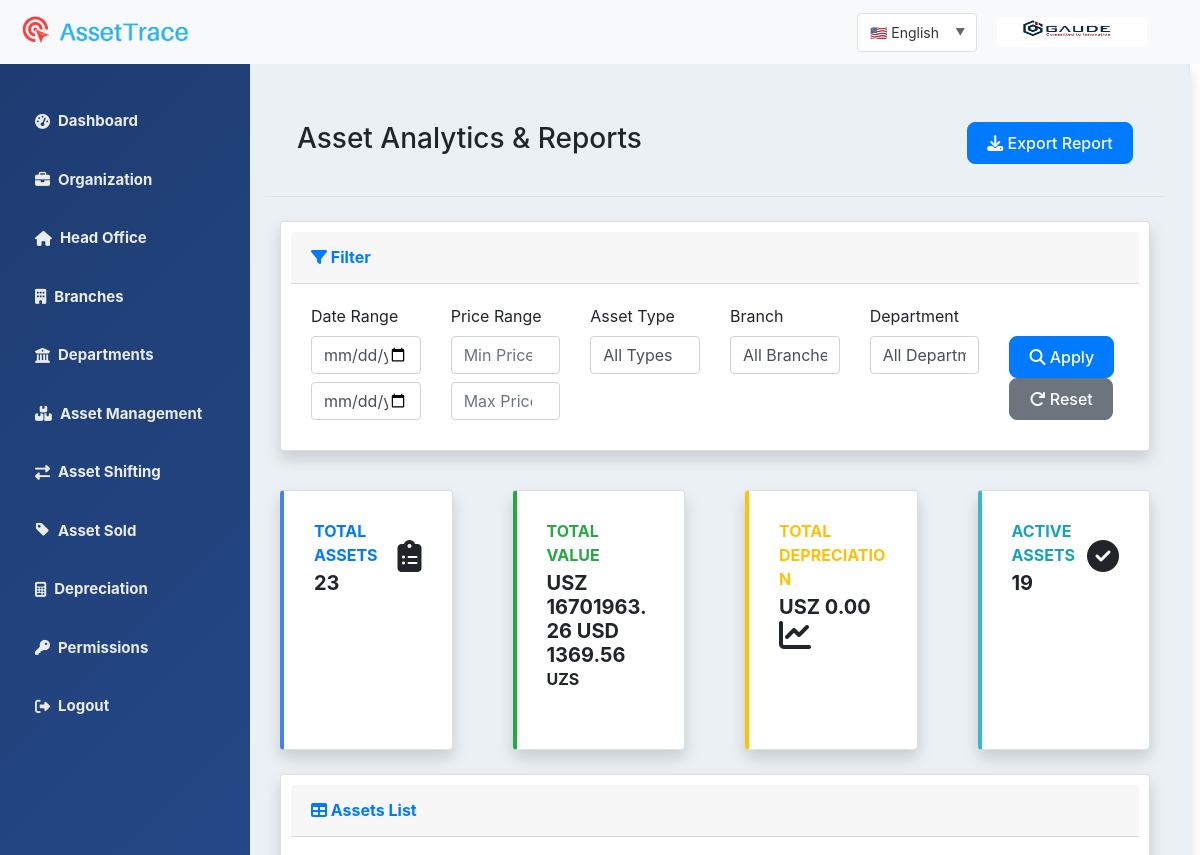
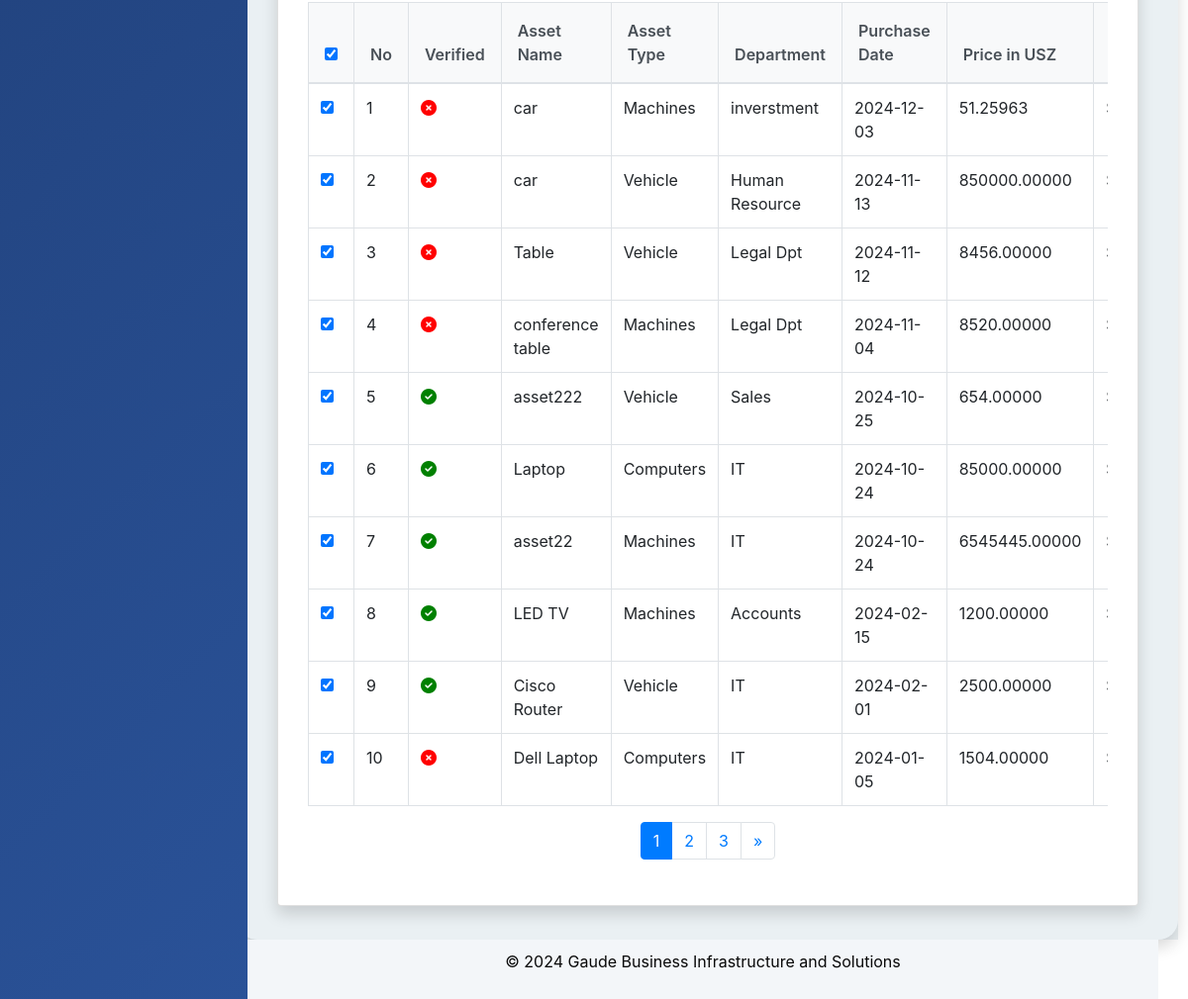
/asset/Asset-report/ (signed in), run on the app's committed database (2 pictures, top to bottom).
### asset_App/models.py (models this page shows, shortened)
class AssetData(models.Model):
    asset_type = models.ForeignKey(AssetType, on_delete=models.CASCADE, related_name='assets')
    asset_code=models.CharField(max_length=200,unique=True)
    office=models.ForeignKey(HeadOffice,on_delete=models.CASCADE)
    branch=models.ForeignKey(Branches,on_delete=models.CASCADE)
    department=models.ForeignKey(Departments,on_delete=models.CASCADE)
    asset_name = models.CharField(max_length=200)
    model = models.CharField(max_length=200,null=True,blank=True)
    serial_number = models.CharField(max_length=200, unique=True,null=True,blank=True)
    purchase_date = models.DateField(null=True,blank=True)
    warranty_info = models.CharField(max_length=200,null=True,blank=True)
    price = models.DecimalField(max_digits=30, decimal_places=5)
    is_sold = models.BooleanField(default=False)
    custodian=models.CharField(max_length=30,null=True,blank=True)
    sold_date = models.DateField(null=True, blank=True)  # New field to track sold date
    verified=models.BooleanField(default=False)
    @property
    def price_in_usd(self):
        UZS_TO_USD_RATE = Decimal('0.000082')  # Example rate: 1 UZS = 0.000082 USD
        return round(self.price * UZS_TO_USD_RATE, 2)
    class Meta:
        ordering = ['-purchase_date']

class AssetType(models.Model):
    name = models.CharField(max_length=200,unique=True)
    office = models.ForeignKey(HeadOffice, on_delete=models.CASCADE, null=True, blank=True)

### authentication/models.py (models this page shows, shortened)
class Departments(models.Model):
    dpt_name=models.CharField(max_length=255,unique=True)
    branch=models.ForeignKey(Branches,on_delete=models.CASCADE)
    qr_code = models.ImageField(upload_to='department_qr_codes/', blank=True, null=True)

### asset_App/views.py (the view, shortened to what this page needs)
# urls.py: path('Asset-report/', views.asset_report_view, name='reports'),
@login_required()
def asset_report_view(request):
    start_date = request.GET.get('start_date')
    end_date = request.GET.get('end_date')
    min_price = request.GET.get('min_price')
    max_price = request.GET.get('max_price')
    asset_type = request.GET.get('asset_type')
    branch = request.GET.get('branch')
    department = request.GET.get('department')
    assets = AssetData.objects.select_related(
        'asset_type',
        'branch',
        'department'
    ).prefetch_related(
        'custom_fields',
        'depreciations'
    ).all()
    if start_date:
        try:
            start_date = datetime.strptime(start_date, '%Y-%m-%d').date()
            assets = assets.filter(purchase_date__gte=start_date)
        except ValueError:
            pass
    if end_date:
        try:
            end_date = datetime.strptime(end_date, '%Y-%m-%d').date()
            assets = assets.filter(purchase_date__lte=end_date)
        except ValueError:
            pass
    if min_price:
        try:
            min_price = float(min_price)
            assets = assets.filter(price__gte=min_price)
        except ValueError:
            pass
    if max_price:
        try:
            max_price = float(max_price)
            assets = assets.filter(price__lte=max_price)
        except ValueError:
            pass
    if asset_type:
        assets = assets.filter(asset_type_id=asset_type)
    if branch:
        assets = assets.filter(branch_id=branch)
    if department:
        assets = assets.filter(department_id=department)
    total_assets = assets.count()
    total_value = assets.aggregate(Sum('price'))['price__sum'] or 0
    UZS_TO_USD_RATE = Decimal('0.000082')  # Example fixed rate
    total_value_usd = round(total_value * UZS_TO_USD_RATE, 2)
    active_assets = assets.filter(is_sold=False).count()
    total_depreciation = 0
    for asset in assets:
        depreciation = asset.depreciations.first()
    page = request.GET.get('page', 1)  # Get the current page from the request
    paginator = Paginator(assets, 10)  # Show 10 assets per page
    try:
        assets_paginated = paginator.page(page)
    except PageNotAnInteger:
        assets_paginated = paginator.page(1)
    except EmptyPage:
        assets_paginated = paginator.page(paginator.num_pages)
    context = {
        'assets': assets_paginated,
        'total_assets': total_assets,
        'total_value': total_value,
        'total_value_usd':total_value_usd,
        'total_depreciation': total_depreciation,
        'total_active_assets': active_assets,
        'asset_types': AssetType.objects.all(),
        'branches': Branches.objects.all(),
        'departments': Departments.objects.all(),
    }
    return render(request, 'asset/asset_report.html', context)

### authentication/context_processors.py (called while the page is built)
def user_role(request):
    if request.user.is_authenticated:
        user = request.user
        if user.is_superuser:
            role = 'master'
        elif user.is_superadmin:
            role = 'super_admin'
        elif user.is_admin:
            role = 'admin'
        else:
            role = 'unknown'
    else:
        role = 'guest'
    return {'user_role': role}

def logo_context(request):
    if not request.user.is_authenticated:
        return {}
    user = request.user
    if user.head_office and user.head_office.logo_image:
        logo_url = user.head_office.logo_image.url
    elif user.branch and user.branch.logo_image:
        logo_url = user.branch.logo_image.url
    else:
        logo_url = None
    return {
        'logo_url': logo_url,
    }

### templates/asset/asset_report.html (shortened to what this page needs)
{% extends 'authentication/dashboard.html' %}
{% load i18n %}
{% block body %}
<div class="container-fluid mt-4">
    <div class="card-header-custom d-flex justify-content-between align-items-center mb-4">
        <h3>{% trans "Asset Analytics & Reports" %}</h3>
        <div class="btn-group">
            <button class="btn btn-primary" onclick="showExportModal()">
                <i class="fas fa-download"></i> {% trans "Export Report" %}
            </button>
        </div>
    </div>
    <div class="card shadow mb-4">
        <div class="card-header py-3">
            <h6 class="m-0 font-weight-bold text-primary">
                <i class="fas fa-filter"></i> {% trans "Filter " %}
            </h6>
        </div>
        <div class="card-body">
            <form id="filterForm" method="GET" class="row g-3">
                <div class="col-md-2">
                    <label class="form-label">{% trans "Date Range" %}</label>
                    <input type="date" name="start_date" class="form-control" value="{{ request.GET.start_date }}">
                    <input type="date" name="end_date" class="form-control mt-2" value="{{ request.GET.end_date }}">
                </div>
                <div class="col-md-2">
                    <label class="form-label">{% trans "Price Range" %}</label>
                    <input type="number" name="min_price" class="form-control" placeholder="Min Price" value="{{ request.GET.min_price }}">
                    <input type="number" name="max_price" class="form-control mt-2" placeholder="Max Price" value="{{ request.GET.max_price }}">
                </div>
                <div class="col-md-2">
                    <label class="form-label">{% trans "Asset Type" %}</label>
                    <select name="asset_type" class="form-control">
                        <option value="">{% trans "All Types" %}</option>
                    </select>
                </div>
                <div class="col-md-2">
                    <label class="form-label">Branch</label>
                    <select name="branch" class="form-control">
                        <option value="">{% trans "All Branches" %}</option>
                    </select>
                </div>
                <div class="col-md-2">
                    <label class="form-label">{% trans "Department" %}</label>
                    <select name="department" class="form-control">
                        <option value="">{% trans "All Departments" %}</option>
                    </select>
                </div>
                <div class="col-md-2 d-flex align-items-end">
                    <div>
                        <button type="submit" class="btn btn-primary">
                            <i class="fas fa-search"></i> {% trans "Apply" %}
                        </button>
                        <a href="{% url 'reports' %}" class="btn btn-secondary">
                            <i class="fas fa-redo"></i> {% trans "Reset" %}
                        </a>
                    </div>
                </div>
            </form>
        </div>
    </div>
    <div class="row">
        <div class="col-xl-3 col-md-6 mb-4">
            <div class="card border-left-primary shadow h-100 py-2">
                <div class="card-body">
                    <div class="row no-gutters align-items-center">
                        <div class="col mr-2">
                            <div class="text-xs font-weight-bold text-primary text-uppercase mb-1">
                                {% trans "Total Assets" %}</div>
                            <div class="h5 mb-0 font-weight-bold text-gray-800">{{ total_assets }}</div>
                        </div>
                        <div class="col-auto">
                            <i class="fas fa-clipboard-list fa-2x text-gray-300"></i>
                        </div>
                    </div>
                </div>
            </div>
        </div>
        <div class="col-xl-3 col-md-6 mb-4">
            <div class="card border-left-success shadow h-100 py-2">
                <div class="card-body">
                    <div class="row no-gutters align-items-center">
                        <div class="col mr-2">
                            <div class="text-xs font-weight-bold text-success text-uppercase mb-1">
                                {% trans "Total Value" %}</div>
                            <div class="h5 mb-0 font-weight-bold text-gray-800">USZ {{ total_value|floatformat:2 }}
                                USD {{total_value_usd}}
                            </div>
                        </div>
                        <div class="col-auto">
                            <strong>UZS</strong>
                        </div>
                    </div>
                </div>
            </div>
        </div>
        <div class="col-xl-3 col-md-6 mb-4">
            <div class="card border-left-warning shadow h-100 py-2">
                <div class="card-body">
                    <div class="row no-gutters align-items-center">
                        <div class="col mr-2">
                            <div class="text-xs font-weight-bold text-warning text-uppercase mb-1">
                                {% trans "Total Depreciation" %}</div>
                            <div class="h5 mb-0 font-weight-bold text-gray-800">USZ {{ total_depreciation|floatformat:2 }}</div>
                        </div>
                        <div class="col-auto">
                            <i class="fas fa-chart-line fa-2x text-gray-300"></i>
                        </div>
                    </div>
                </div>
            </div>
        </div>
        <div class="col-xl-3 col-md-6 mb-4">
            <div class="card border-left-info shadow h-100 py-2">
                <div class="card-body">
                    <div class="row no-gutters align-items-center">
                        <div class="col mr-2">
                            <div class="text-xs font-weight-bold text-info text-uppercase mb-1">{% trans "Active Assets" %}</div>
                            <div class="h5 mb-0 font-weight-bold text-gray-800">{{ total_active_assets }}</div>
                        </div>
                        <div class="col-auto">
                            <i class="fas fa-check-circle fa-2x text-gray-300"></i>
                        </div>
                    </div>
                </div>
            </div>
        </div>
    </div>
    <div class="card shadow mb-4">
        <div class="card-header py-3">
            <h6 class="m-0 font-weight-bold text-primary">
                <i class="fas fa-table"></i> {% trans "Assets List" %}
            </h6>
        </div>
        <div class="card-body">
            <div class="table-responsive">
                <table class="table table-bordered" id="assetsTable" width="100%" cellspacing="0">
                    <thead>
                        <tr>
                            <th><input type="checkbox" id="selectAllAssets" checked></th>
                            <th>{% trans "No" %}</th>
                            <th>{% trans "Verified" %}</th>
                            <th>{% trans "Asset Name" %}</th>
                            <th>{% trans "Asset Type" %}</th>
                            <th>{% trans "Department" %}</th>
                            <th>{% trans "Purchase Date" %}</th>
                            <th>{% trans "Price" %} in USZ</th>
                            <th>{% trans "Price" %} in USD</th>
                        </tr>
                    </thead>
                    <tbody>
                        {% for asset in assets %}
                        <tr>
                            <td><input type="checkbox" class="asset-select" value="{{ asset.id }}" checked></td>
                            <td>{{forloop.counter}}</td>
                            {% if asset.verified %}
                            <td><i class="fas fa-check-circle" style="color: green;"></i></td>
                            {% else %}
                            <td><i class="fas fa-times-circle" style="color: red;"></i></td>
                            {% endif %}
                            <td>{{ asset.asset_name }}</td>
                            <td>{{ asset.asset_type.name }}</td>
                            <td>{{ asset.department.dpt_name }}</td>
                            <td>{{ asset.purchase_date|date:"Y-m-d" }}</td>
                            <td>{{ asset.price }}</td>
                            <td>${{ asset.price_in_usd }}</td>
                        </tr>
                        {% endfor %}
                    </tbody>
                </table>
                <nav aria-label="Page navigation">
                    <ul class="pagination justify-content-center">
                      {% for num in assets.paginator.page_range %}
                        {% if assets.number == num %}
                          <li class="page-item active"><span class="page-link">{{ num }}</span></li>
                        {% elif num > assets.number|add:'-3' and num < assets.number|add:'3' %}
                          <li class="page-item"><a class="page-link" href="?page={{ num }}">{{ num }}</a></li>
                        {% endif %}
                      {% endfor %}
                      {% if assets.has_next %}
                        <li class="page-item">
                          <a class="page-link" href="?page={{ assets.next_page_number }}" aria-label="Next">
                            <span aria-hidden="true">&raquo;</span>
                          </a>
                        </li>
                      {% endif %}
                    </ul>
                  </nav>
            </div>
        </div>
    </div>
</div>
{% endblock %}

### static/css/style.css (style rules this page uses)
body { font-family: 'Wittgenstein', sans-serif; background-color: #babcbd; padding-top: 56px; }
.card { padding: 10px; margin: 15px; border-radius: 10px; }
.card a { text-decoration: none; }

### templates/asset/asset_report.html (style rules this page uses)
:root { --primary-color: #4681f4; --secondary-color: #5783db; --danger-color: #dc3545; --success-color: #28a745; --warning-color: #ffc107; --info-color: #36b9cc; --light-bg: #f8f9fa; --border-radius: 8px; --box-shadow: 0 2px 4px rgba(0, 0, 0, 0.1); }
.card-header-custom { padding: 2rem; border-bottom: 1px solid rgba(0, 0, 0, 0.05); }
.border-left-primary { border-left: 4px solid var(--primary-color) !important; }
.border-left-success { border-left: 4px solid var(--success-color) !important; }
.border-left-warning { border-left: 4px solid var(--warning-color) !important; }
.border-left-info { border-left: 4px solid var(--info-color) !important; }
.btn { border-radius: var(--border-radius); padding: 0.5rem 1.2rem; font-weight: 500; transition: all 0.3s ease; }
.table thead th { background-color: var(--light-bg); border-bottom: 2px solid #dee2e6; color: #495057; font-weight: 600; padding: 1rem; }

### data on the page
AssetData: verified False (drawn), asset_name "car", asset_type.name "Machines", department.dpt_name "inverstment", purchase_date "2024-12-03", price "51.25963"
AssetData: verified False (drawn), asset_name "car", asset_type.name "Vehicle", department.dpt_name "Human Resource", purchase_date "2024-11-13", price "850000.00000"
AssetData: verified False (drawn), asset_name "Table", asset_type.name "Vehicle", department.dpt_name "Legal Dpt", purchase_date "2024-11-12", price "8456.00000"
AssetData: verified False (drawn), asset_name "conference table", asset_type.name "Machines", department.dpt_name "Legal Dpt", purchase_date "2024-11-04", price "8520.00000"
AssetData: verified True (drawn), asset_name "asset222", asset_type.name "Vehicle", department.dpt_name "Sales", purchase_date "2024-10-25", price "654.00000"
AssetData: verified True (drawn), asset_name "Laptop", asset_type.name "Computers", department.dpt_name "IT", purchase_date "2024-10-24", price "85000.00000"
AssetData: verified True (drawn), asset_name "asset22", asset_type.name "Machines", department.dpt_name "IT", purchase_date "2024-10-24", price "6545445.00000"
AssetData: verified True (drawn), asset_name "LED TV", asset_type.name "Machines", department.dpt_name "Accounts", purchase_date "2024-02-15", price "1200.00000"
AssetData: verified True (drawn), asset_name "Cisco Router", asset_type.name "Vehicle", department.dpt_name "IT", purchase_date "2024-02-01", price "2500.00000"
AssetData: verified False (drawn), asset_name "Dell Laptop", asset_type.name "Computers", department.dpt_name "IT", purchase_date "2024-01-05", price "1504.00000"

### other printed values
{{ total_assets }} "23"
{{ total_value|floatformat:2 }} "16701963.26"
{{ total_value_usd }} "1369.56"
{{ total_depreciation|floatformat:2 }} "0.00"
{{ total_active_assets }} "19"
{{ num }} "1"
{{ num }} "2" "3"
